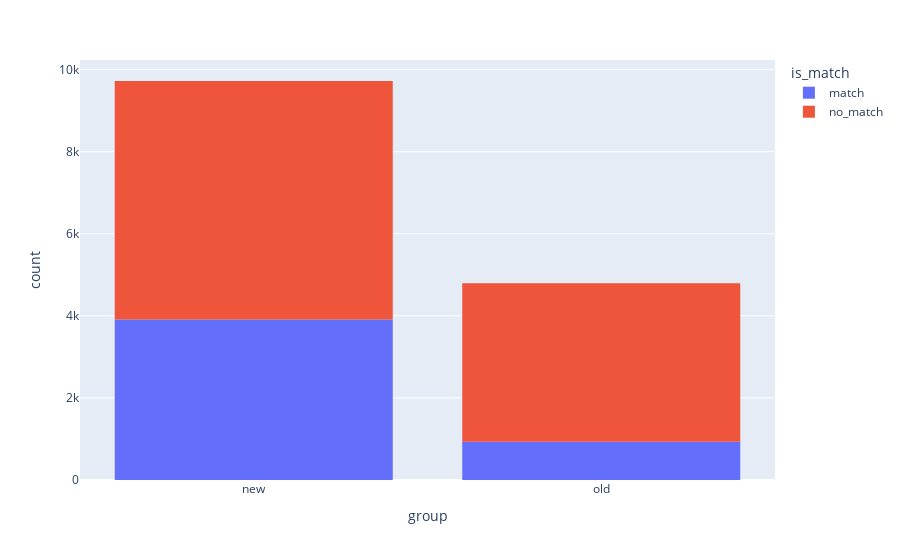

The code cell stored with this chart in its notebook:
### Markdown cell above
Визуализируем различия между двумя группами

### Code cell
px.histogram(dating[['group', 'is_match']], x='group', color='is_match')

### Figure 1 — Plotly figure (JSON) as saved in the notebook; plotly's stock layout.template omitted (floating-point values rounded to 4 significant figures; data arrays with more than 128 entries replaced by an {"elided": "..."} marker saying what was removed)
{"data": [{"alignmentgroup": "True", "bingroup": "x", "hovertemplate": "is_match=match<br>group=%{x}<br>count=%{y}<extra></extra>", "legendgroup": "match", "marker": {"color": "#636efa"}, "name": "match", "offsetgroup": "match", "orientation": "v", "showlegend": true, "type": "histogram", "x": {"elided": "4843 str values"}, "xaxis": "x", "yaxis": "y"}, {"alignmentgroup": "True", "bingroup": "x", "hovertemplate": "is_match=no_match<br>group=%{x}<br>count=%{y}<extra></extra>", "legendgroup": "no_match", "marker": {"color": "#EF553B"}, "name": "no_match", "offsetgroup": "no_match", "orientation": "v", "showlegend": true, "type": "histogram", "x": {"elided": "9671 str values"}, "xaxis": "x", "yaxis": "y"}], "layout": {"barmode": "relative", "legend": {"title": {"text": "is_match"}, "tracegroupgap": 0}, "margin": {"t": 60}, "xaxis": {"anchor": "y", "domain": [0, 1], "title": {"text": "group"}}, "yaxis": {"anchor": "x", "domain": [0, 1], "title": {"text": "count"}}}}
